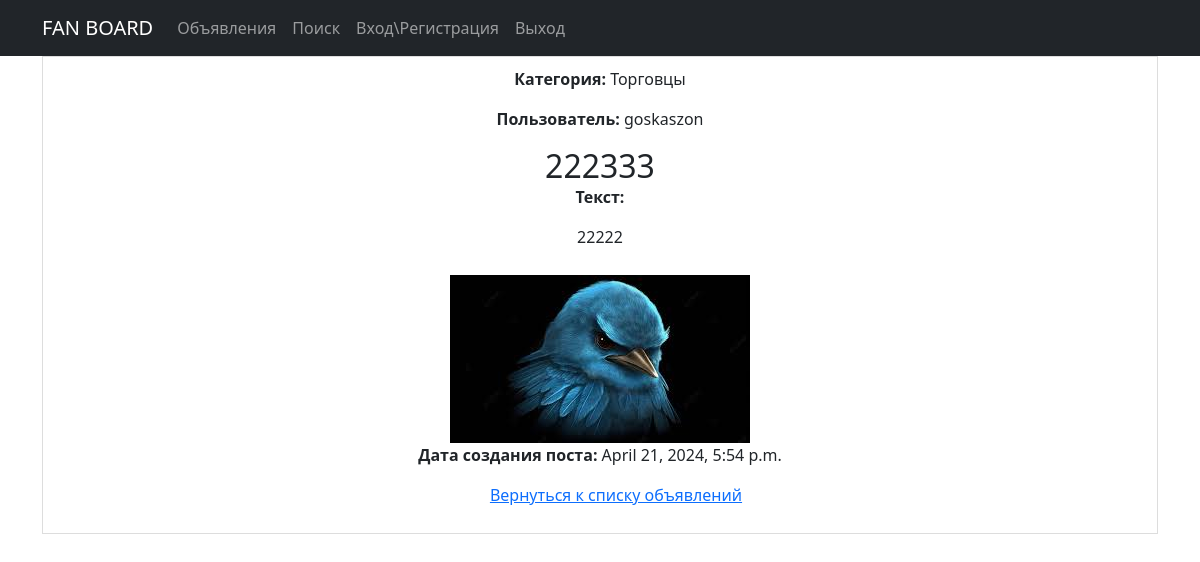
/board/3/, run on the app's committed database.
### board/models.py (models this page shows, shortened)
class Ad(models.Model):
    CATEGORY_CHOICES = [
        ('Танки', 'Танки'),
        ('Хилы', 'Хилы'),
        ('ДД', 'ДД'),
        ('Торговцы', 'Торговцы'),
        ('Гилдмастеры', 'Гилдмастеры'),
        ('Квестгиверы', 'Квестгиверы'),
        ('Кузнецы', 'Кузнецы'),
        ('Кожевники', 'Кожевники'),
        ('Зельевары', 'Зельевары'),
        ('Мастера заклинаний', 'Мастера заклинаний'),
    ]
    user = models.ForeignKey(User, on_delete=models.CASCADE)
    title = models.CharField(max_length=255)
    text = RichTextField()
    category = models.CharField(max_length=50, choices=CATEGORY_CHOICES)
    image = models.ImageField(upload_to='images/', null=True, blank=True)
    video = models.FileField(upload_to='videos/', null=True, blank=True)
    created_at = models.DateTimeField(auto_now_add=True)
    updated_at = models.DateTimeField(auto_now=True)
    is_active = models.BooleanField(default=True)

### board/views.py (the view)
# urls.py: path('board/<int:pk>/', AdDetailView.as_view(), name='ad_detail'),
class AdDetailView(DetailView):
    model = Ad
    template_name = 'ad_detail.html'
    context_object_name = 'ad'

### board/templates/board/ad_detail.html (shortened to what this page needs)
{% extends 'board/default.html' %}
{% load custom_filters %}
{% load static %}
{% block content %}
    <div style="border: 1px solid #ddd; padding: 10px; margin-bottom: 20px;">
        <p><strong>Категория:</strong> {{ ad.category }}</p>
        <p><strong>Пользователь:</strong> {{ ad.user.username }}</p>
        <h2 style="display: inline;">{{ ad.title }}</h2>
        <p><strong>Текст:</strong></p>
        <div>{{ ad.text | safe }}</div>
        {% if ad.image %}
            <img src="{{ ad.image.url }}" alt="{{ ad.title }}" style="max-width: 100%; margin-top: 10px;">
        {% endif %}
        <p><strong>Дата создания поста:</strong> {{ ad.created_at }}</p>
        <ul style="list-style-type: none;">
            <li><a href="{% url 'ad_list' %}">Вернуться к списку объявлений</a></li>
        </ul>
    </div>
{% endblock %}

### data on the page
Ad: category "Торговцы", user.username "goskaszon", title "222333", text "22222", image (picture), created_at "April 21, 2024, 5:54 p.m."
